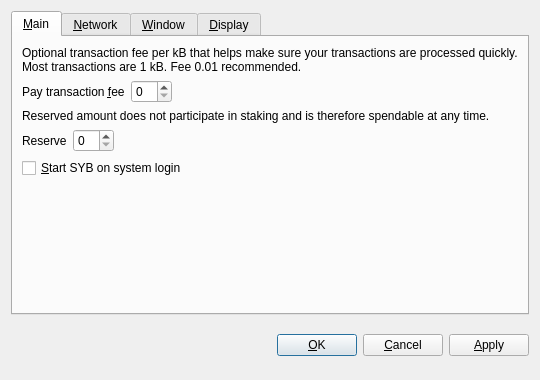
<?xml version="1.0" encoding="UTF-8"?>
<ui version="4.0">
 <class>OptionsDialog</class>
 <widget class="QDialog" name="OptionsDialog">
  <property name="geometry">
   <rect>
    <x>0</x>
    <y>0</y>
    <width>540</width>
    <height>380</height>
   </rect>
  </property>
  <property name="windowTitle">
   <string>Options</string>
  </property>
  <property name="styleSheet">
   <string notr="true">background-image: url(:/images/2s);</string>
  </property>
  <property name="modal">
   <bool>true</bool>
  </property>
  <layout class="QVBoxLayout" name="verticalLayout">
   <item>
    <widget class="QTabWidget" name="tabWidget">
     <property name="tabPosition">
      <enum>QTabWidget::North</enum>
     </property>
     <property name="currentIndex">
      <number>0</number>
     </property>
     <widget class="QWidget" name="tabMain">
      <attribute name="title">
       <string>&amp;Main</string>
      </attribute>
      <layout class="QVBoxLayout" name="verticalLayout_Main">
       <item>
        <widget class="QLabel" name="transactionFeeInfoLabel">
         <property name="text">
          <string>Optional transaction fee per kB that helps make sure your transactions are processed quickly. Most transactions are 1 kB. Fee 0.01 recommended.</string>
         </property>
         <property name="textFormat">
          <enum>Qt::PlainText</enum>
         </property>
         <property name="wordWrap">
          <bool>true</bool>
         </property>
        </widget>
       </item>
       <item>
        <layout class="QHBoxLayout" name="horizontalLayoutFee">
         <item>
          <widget class="QLabel" name="transactionFeeLabel">
           <property name="text">
            <string>Pay transaction &amp;fee</string>
           </property>
           <property name="textFormat">
            <enum>Qt::PlainText</enum>
           </property>
           <property name="buddy">
            <cstring>transactionFee</cstring>
           </property>
          </widget>
         </item>
         <item>
          <widget class="BitcoinAmountField" name="transactionFee"/>
         </item>
         <item>
          <spacer name="horizontalSpacerFee">
           <property name="orientation">
            <enum>Qt::Horizontal</enum>
           </property>
           <property name="sizeHint" stdset="0">
            <size>
             <width>40</width>
             <height>20</height>
            </size>
           </property>
          </spacer>
         </item>
        </layout>
       </item>
       <item>
        <widget class="QLabel" name="reserveBalanceInfoLabel">
         <property name="text">
          <string>Reserved amount does not participate in staking and is therefore spendable at any time.</string>
         </property>
         <property name="textFormat">
          <enum>Qt::PlainText</enum>
         </property>
         <property name="wordWrap">
          <bool>true</bool>
         </property>
        </widget>
       </item>
       <item>
        <layout class="QHBoxLayout" name="horizontalLayoutReserveBalance">
         <item>
          <widget class="QLabel" name="reserveBalanceLabel">
           <property name="text">
            <string>Reserve</string>
           </property>
           <property name="textFormat">
            <enum>Qt::PlainText</enum>
           </property>
           <property name="buddy">
            <cstring>reserveBalance</cstring>
           </property>
          </widget>
         </item>
         <item>
          <widget class="BitcoinAmountField" name="reserveBalance"/>
         </item>
         <item>
          <spacer name="horizontalSpacerReserveBalance">
           <property name="orientation">
            <enum>Qt::Horizontal</enum>
           </property>
           <property name="sizeHint" stdset="0">
            <size>
             <width>40</width>
             <height>20</height>
            </size>
           </property>
          </spacer>
         </item>
        </layout>
       </item>
       <item>
        <widget class="QCheckBox" name="bitcoinAtStartup">
         <property name="toolTip">
          <string>Automatically start SYB after logging in to the system.</string>
         </property>
         <property name="text">
          <string>&amp;Start SYB on system login</string>
         </property>
        </widget>
       </item>
       <item>
        <spacer name="verticalSpacer_Main">
         <property name="orientation">
          <enum>Qt::Vertical</enum>
         </property>
         <property name="sizeHint" stdset="0">
          <size>
           <width>20</width>
           <height>40</height>
          </size>
         </property>
        </spacer>
       </item>
      </layout>
     </widget>
     <widget class="QWidget" name="tabNetwork">
      <attribute name="title">
       <string>&amp;Network</string>
      </attribute>
      <layout class="QVBoxLayout" name="verticalLayout_Network">
       <item>
        <widget class="QCheckBox" name="mapPortUpnp">
         <property name="toolTip">
          <string>Automatically open the SYB client port on the router. This only works when your router supports UPnP and it is enabled.</string>
         </property>
         <property name="text">
          <string>Map port using &amp;UPnP</string>
         </property>
        </widget>
       </item>
       <item>
        <widget class="QCheckBox" name="connectSocks">
         <property name="toolTip">
          <string>Connect to the SYB network through a SOCKS proxy (e.g. when connecting through Tor).</string>
         </property>
         <property name="text">
          <string>&amp;Connect through SOCKS proxy:</string>
         </property>
        </widget>
       </item>
       <item>
        <layout class="QHBoxLayout" name="horizontalLayout_Network">
         <item>
          <widget class="QLabel" name="proxyIpLabel">
           <property name="text">
            <string>Proxy &amp;IP:</string>
           </property>
           <property name="textFormat">
            <enum>Qt::PlainText</enum>
           </property>
           <property name="buddy">
            <cstring>proxyIp</cstring>
           </property>
          </widget>
         </item>
         <item>
          <widget class="QValidatedLineEdit" name="proxyIp">
           <property name="maximumSize">
            <size>
             <width>140</width>
             <height>16777215</height>
            </size>
           </property>
           <property name="toolTip">
            <string>IP address of the proxy (e.g. 127.0.0.1)</string>
           </property>
          </widget>
         </item>
         <item>
          <widget class="QLabel" name="proxyPortLabel">
           <property name="text">
            <string>&amp;Port:</string>
           </property>
           <property name="textFormat">
            <enum>Qt::PlainText</enum>
           </property>
           <property name="buddy">
            <cstring>proxyPort</cstring>
           </property>
          </widget>
         </item>
         <item>
          <widget class="QLineEdit" name="proxyPort">
           <property name="maximumSize">
            <size>
             <width>55</width>
             <height>16777215</height>
            </size>
           </property>
           <property name="toolTip">
            <string>Port of the proxy (e.g. 9050)</string>
           </property>
          </widget>
         </item>
         <item>
          <widget class="QLabel" name="socksVersionLabel">
           <property name="text">
            <string>SOCKS &amp;Version:</string>
           </property>
           <property name="textFormat">
            <enum>Qt::PlainText</enum>
           </property>
           <property name="buddy">
            <cstring>socksVersion</cstring>
           </property>
          </widget>
         </item>
         <item>
          <widget class="QValueComboBox" name="socksVersion">
           <property name="toolTip">
            <string>SOCKS version of the proxy (e.g. 5)</string>
           </property>
          </widget>
         </item>
         <item>
          <spacer name="horizontalSpacer_Network">
           <property name="orientation">
            <enum>Qt::Horizontal</enum>
           </property>
           <property name="sizeHint" stdset="0">
            <size>
             <width>40</width>
             <height>20</height>
            </size>
           </property>
          </spacer>
         </item>
        </layout>
       </item>
       <item>
        <spacer name="verticalSpacer_Network">
         <property name="orientation">
          <enum>Qt::Vertical</enum>
         </property>
         <property name="sizeHint" stdset="0">
          <size>
           <width>20</width>
           <height>40</height>
          </size>
         </property>
        </spacer>
       </item>
      </layout>
     </widget>
     <widget class="QWidget" name="tabWindow">
      <attribute name="title">
       <string>&amp;Window</string>
      </attribute>
      <layout class="QVBoxLayout" name="verticalLayout_Window">
       <item>
        <widget class="QCheckBox" name="minimizeToTray">
         <property name="toolTip">
          <string>Show only a tray icon after minimizing the window.</string>
         </property>
         <property name="text">
          <string>&amp;Minimize to the tray instead of the taskbar</string>
         </property>
        </widget>
       </item>
       <item>
        <widget class="QCheckBox" name="minimizeOnClose">
         <property name="toolTip">
          <string>Minimize instead of exit the application when the window is closed. When this option is enabled, the application will be closed only after selecting Quit in the menu.</string>
         </property>
         <property name="text">
          <string>M&amp;inimize on close</string>
         </property>
        </widget>
       </item>
       <item>
        <spacer name="verticalSpacer_Window">
         <property name="orientation">
          <enum>Qt::Vertical</enum>
         </property>
         <property name="sizeHint" stdset="0">
          <size>
           <width>20</width>
           <height>40</height>
          </size>
         </property>
        </spacer>
       </item>
      </layout>
     </widget>
     <widget class="QWidget" name="tabDisplay">
      <attribute name="title">
       <string>&amp;Display</string>
      </attribute>
      <layout class="QVBoxLayout" name="verticalLayout_Display">
       <item>
        <layout class="QHBoxLayout" name="horizontalLayout_1_Display">
         <item>
          <widget class="QLabel" name="langLabel">
           <property name="text">
            <string>User Interface &amp;language:</string>
           </property>
           <property name="textFormat">
            <enum>Qt::PlainText</enum>
           </property>
           <property name="buddy">
            <cstring>lang</cstring>
           </property>
          </widget>
         </item>
         <item>
          <widget class="QValueComboBox" name="lang">
           <property name="toolTip">
            <string>The user interface language can be set here. This setting will take effect after restarting SYB.</string>
           </property>
          </widget>
         </item>
        </layout>
       </item>
       <item>
        <layout class="QHBoxLayout" name="horizontalLayout_2_Display">
         <item>
          <widget class="QLabel" name="unitLabel">
           <property name="text">
            <string>&amp;Unit to show amounts in:</string>
           </property>
           <property name="textFormat">
            <enum>Qt::PlainText</enum>
           </property>
           <property name="buddy">
            <cstring>unit</cstring>
           </property>
          </widget>
         </item>
         <item>
          <widget class="QValueComboBox" name="unit">
           <property name="toolTip">
            <string>Choose the default subdivision unit to show in the interface and when sending coins.</string>
           </property>
          </widget>
         </item>
        </layout>
       </item>
       <item>
        <widget class="QCheckBox" name="displayAddresses">
         <property name="toolTip">
          <string>Whether to show SYB addresses in the transaction list or not.</string>
         </property>
         <property name="text">
          <string>&amp;Display addresses in transaction list</string>
         </property>
        </widget>
       </item>
       <item>
        <widget class="QCheckBox" name="coinControlFeatures">
         <property name="toolTip">
          <string>Whether to show coin control features or not.</string>
         </property>
         <property name="text">
          <string>Display coin &amp;control features (experts only!)</string>
         </property>
        </widget>
       </item>
       <item>
        <spacer name="verticalSpacer_Display">
         <property name="orientation">
          <enum>Qt::Vertical</enum>
         </property>
         <property name="sizeHint" stdset="0">
          <size>
           <width>20</width>
           <height>40</height>
          </size>
         </property>
        </spacer>
       </item>
      </layout>
     </widget>
    </widget>
   </item>
   <item>
    <layout class="QHBoxLayout" name="horizontalLayout_Buttons">
     <item>
      <spacer name="horizontalSpacer_1">
       <property name="orientation">
        <enum>Qt::Horizontal</enum>
       </property>
       <property name="sizeHint" stdset="0">
        <size>
         <width>40</width>
         <height>48</height>
        </size>
       </property>
      </spacer>
     </item>
     <item>
      <widget class="QLabel" name="statusLabel">
       <property name="font">
        <font>
         <weight>75</weight>
         <bold>true</bold>
        </font>
       </property>
       <property name="text">
        <string/>
       </property>
       <property name="textFormat">
        <enum>Qt::PlainText</enum>
       </property>
       <property name="wordWrap">
        <bool>true</bool>
       </property>
      </widget>
     </item>
     <item>
      <spacer name="horizontalSpacer_2">
       <property name="orientation">
        <enum>Qt::Horizontal</enum>
       </property>
       <property name="sizeHint" stdset="0">
        <size>
         <width>40</width>
         <height>48</height>
        </size>
       </property>
      </spacer>
     </item>
     <item>
      <widget class="QPushButton" name="okButton">
       <property name="text">
        <string>&amp;OK</string>
       </property>
      </widget>
     </item>
     <item>
      <widget class="QPushButton" name="cancelButton">
       <property name="text">
        <string>&amp;Cancel</string>
       </property>
       <property name="autoDefault">
        <bool>false</bool>
       </property>
      </widget>
     </item>
     <item>
      <widget class="QPushButton" name="applyButton">
       <property name="text">
        <string>&amp;Apply</string>
       </property>
       <property name="autoDefault">
        <bool>false</bool>
       </property>
      </widget>
     </item>
    </layout>
   </item>
  </layout>
 </widget>
 <customwidgets>
  <customwidget>
   <class>BitcoinAmountField</class>
   <extends>QSpinBox</extends>
   <header>bitcoinamountfield.h</header>
   <container>1</container>
  </customwidget>
  <customwidget>
   <class>QValueComboBox</class>
   <extends>QComboBox</extends>
   <header>qvaluecombobox.h</header>
  </customwidget>
  <customwidget>
   <class>QValidatedLineEdit</class>
   <extends>QLineEdit</extends>
   <header>qvalidatedlineedit.h</header>
  </customwidget>
 </customwidgets>
 <resources/>
 <connections/>
</ui>
